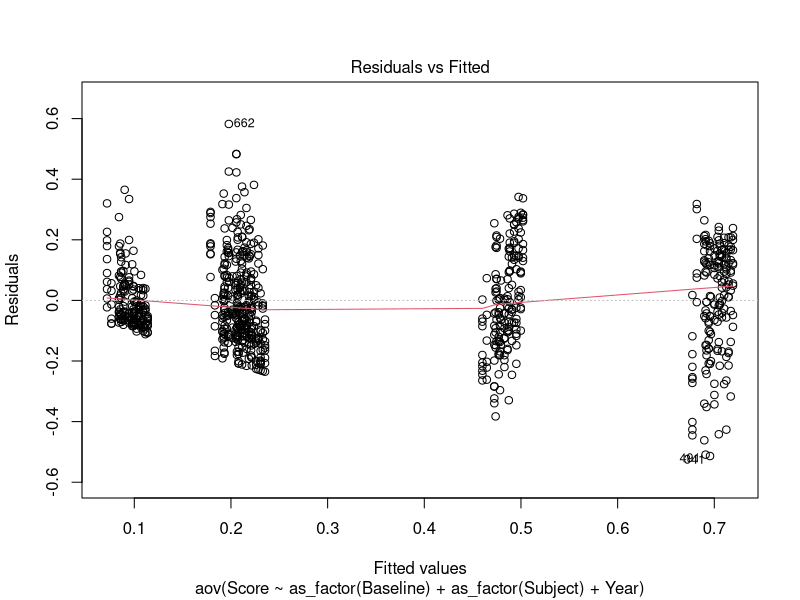
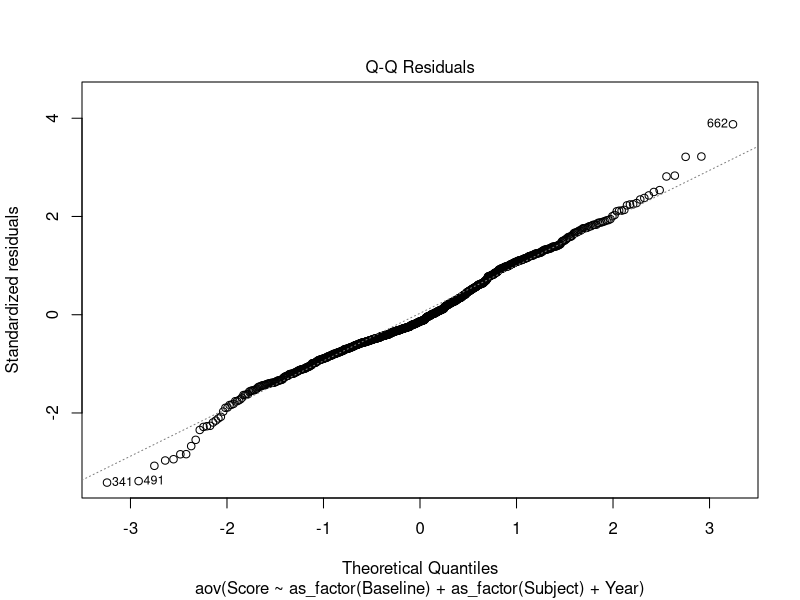
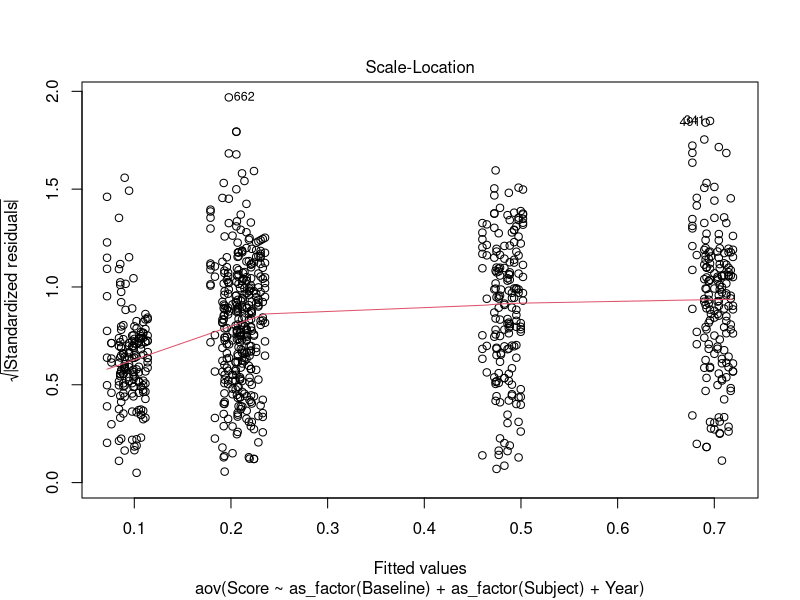
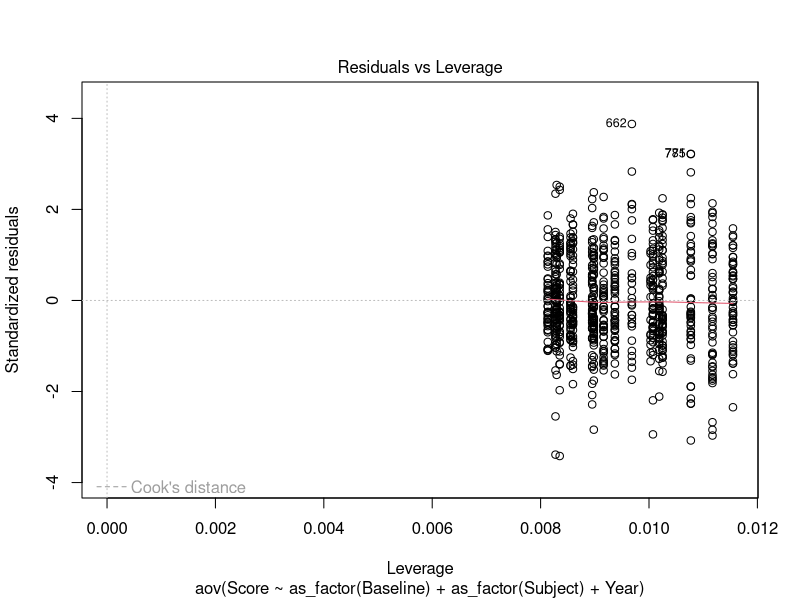
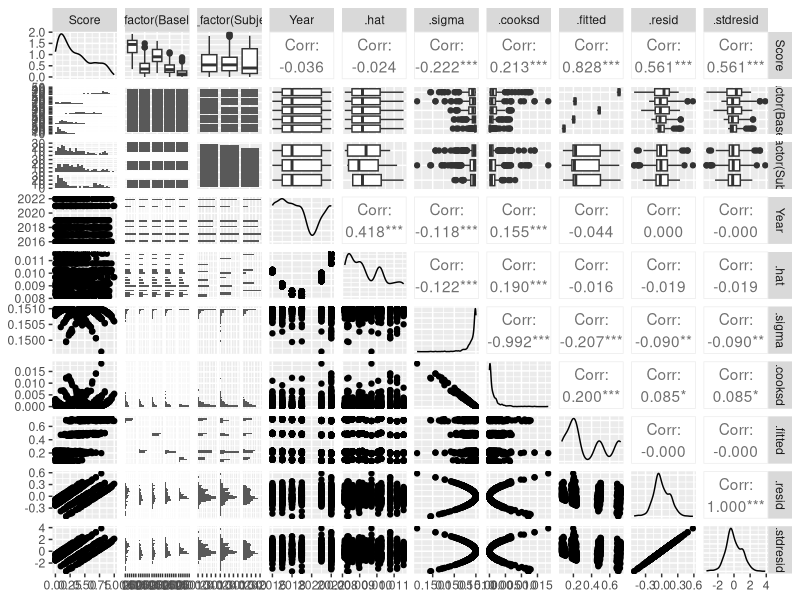
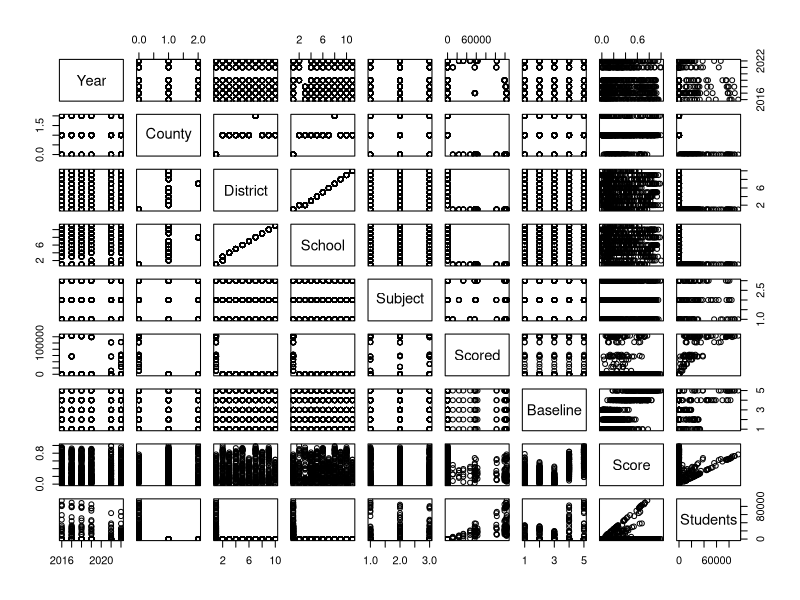

Reproduce these figures in R, in order.
# @authors: Ronny Toribio, Anna T. Schlecht, Kadir O. Altunel
# @project: State Testing Analysis
# @file:    analysis.R
# @desc:    Analysis of testing data

library(tidyverse)
library(ggplot2)
library(GGally)

ks = read_csv("Keystone/keystone.csv")
ps = read_csv("PSSA/pssa.csv")

m = aov(Score ~ as_factor(Baseline) + as_factor(Subject) + Year, data = ks)
summary(m)

m1 = glm(Score ~ as_factor(Baseline) + as_factor(Subject) + Year, data = ks)
summary(m1)

plot(m)
ggpairs(m)

ks1 = read.csv("Keystone/keystone.csv")
plot(ks1)


# Objective 1: How our local districts in Columbia and Montour Counties are trending since 2015?

# Objective 2: How they compare to the state trend since 2015?

# Objective 3: Is there any COVID impact we might be able to deduce?

# Objective 4: Any other information that data might tell us?
